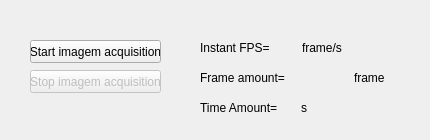
             <widget class="QWidget" name="Captador">
              <attribute name="title">
               <string>Image acquisition dashboard</string>
              </attribute>
              <widget class="QWidget" name="widget" native="true">
               <property name="geometry">
                <rect>
                 <x>20</x>
                 <y>20</y>
                 <width>151</width>
                 <height>101</height>
                </rect>
               </property>
               <widget class="QPushButton" name="pbStoCap">
                <property name="enabled">
                 <bool>false</bool>
                </property>
                <property name="geometry">
                 <rect>
                  <x>10</x>
                  <y>50</y>
                  <width>131</width>
                  <height>23</height>
                 </rect>
                </property>
                <property name="text">
                 <string>Stop imagem acquisition</string>
                </property>
               </widget>
               <widget class="QPushButton" name="pbStartCaptador">
                <property name="geometry">
                 <rect>
                  <x>10</x>
                  <y>20</y>
                  <width>131</width>
                  <height>23</height>
                 </rect>
                </property>
                <property name="layoutDirection">
                 <enum>Qt::RightToLeft</enum>
                </property>
                <property name="text">
                 <string>Start imagem acquisition</string>
                </property>
               </widget>
              </widget>
              <widget class="QWidget" name="widget_7" native="true">
               <property name="geometry">
                <rect>
                 <x>180</x>
                 <y>20</y>
                 <width>241</width>
                 <height>111</height>
                </rect>
               </property>
               <widget class="QWidget" name="layoutWidget">
                <property name="geometry">
                 <rect>
                  <x>20</x>
                  <y>80</y>
                  <width>111</width>
                  <height>16</height>
                 </rect>
                </property>
                <layout class="QHBoxLayout" name="horizontalLayout">
                 <item>
                  <widget class="QLabel" name="label_123">
                   <property name="text">
                    <string>Time Amount=</string>
                   </property>
                  </widget>
                 </item>
                 <item>
                  <widget class="QLabel" name="lblTempo">
                   <property name="text">
                    <string/>
                   </property>
                  </widget>
                 </item>
                 <item>
                  <widget class="QLabel" name="lblNumero_3">
                   <property name="text">
                    <string>s</string>
                   </property>
                  </widget>
                 </item>
                </layout>
               </widget>
               <widget class="QWidget" name="layoutWidget">
                <property name="geometry">
                 <rect>
                  <x>20</x>
                  <y>50</y>
                  <width>211</width>
                  <height>16</height>
                 </rect>
                </property>
                <layout class="QHBoxLayout" name="horizontalLayout_3">
                 <item>
                  <widget class="QLabel" name="lblFrameTotal_2">
                   <property name="text">
                    <string>Frame amount=</string>
                   </property>
                  </widget>
                 </item>
                 <item>
                  <widget class="QLabel" name="lblNumero">
                   <property name="text">
                    <string/>
                   </property>
                  </widget>
                 </item>
                 <item>
                  <widget class="QLabel" name="lblNumero_4">
                   <property name="text">
                    <string>frame</string>
                   </property>
                  </widget>
                 </item>
                </layout>
               </widget>
               <widget class="QWidget" name="layoutWidget">
                <property name="geometry">
                 <rect>
                  <x>20</x>
                  <y>20</y>
                  <width>142</width>
                  <height>16</height>
                 </rect>
                </property>
                <layout class="QHBoxLayout" name="horizontalLayout_2">
                 <item>
                  <widget class="QLabel" name="lblFrameTotal_3">
                   <property name="text">
                    <string>Instant FPS=</string>
                   </property>
                  </widget>
                 </item>
                 <item>
                  <widget class="QLabel" name="lblFpsIsnta">
                   <property name="text">
                    <string/>
                   </property>
                  </widget>
                 </item>
                 <item>
                  <widget class="QLabel" name="lblNumero_5">
                   <property name="text">
                    <string>frame/s</string>
                   </property>
                  </widget>
                 </item>
                </layout>
               </widget>
              </widget>
             </widget>
